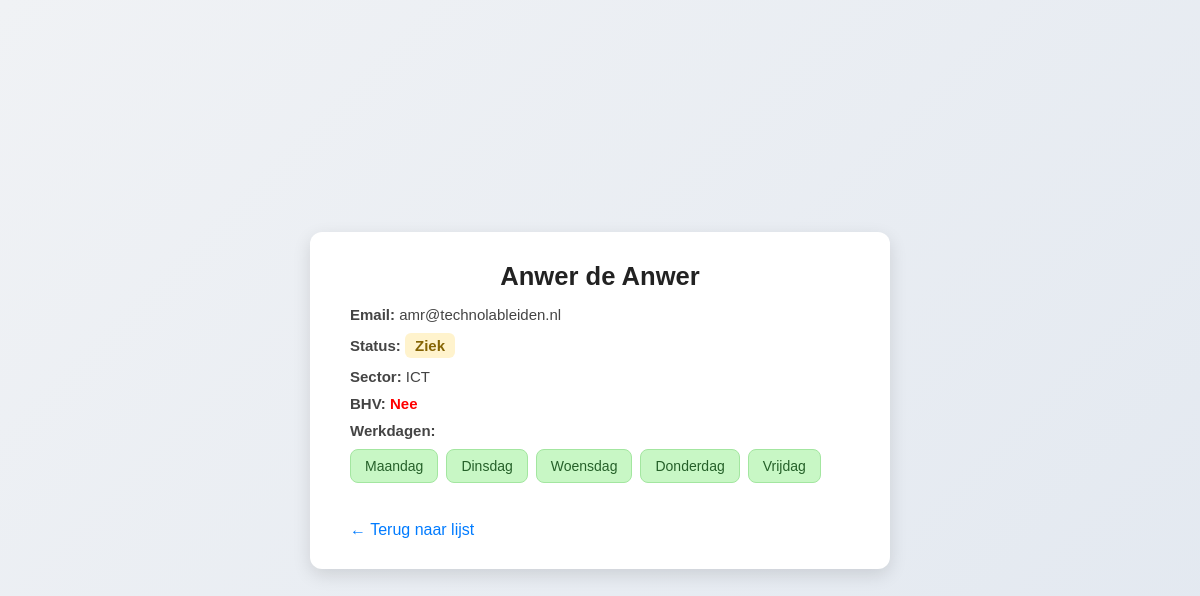
The page /details.php?id=22 on the database as committed earlier.
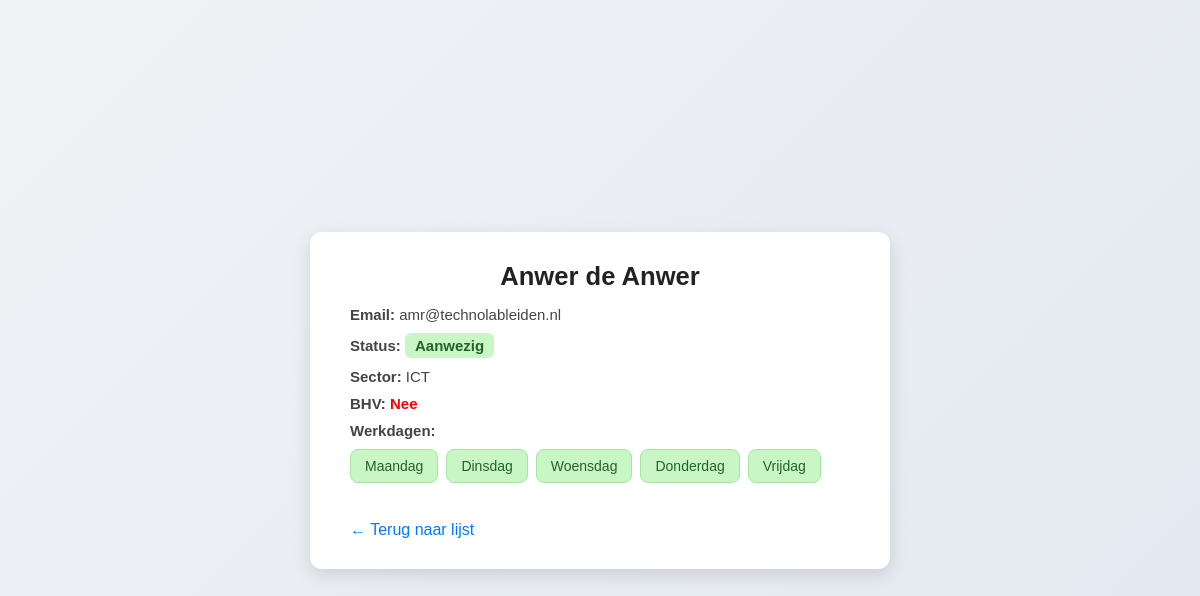
The same page on the database as committed later.
### tables this page shows
CREATE TABLE `werknemers` (
  `id` int(11) NOT NULL,
  `voornaam` varchar(50) NOT NULL,
  `tussenvoegsel` varchar(20) DEFAULT NULL,
  `achternaam` varchar(50) NOT NULL,
  `email` varchar(100) NOT NULL,
  `werkdag_ma` tinyint(1) DEFAULT 0,
  `werkdag_di` tinyint(1) DEFAULT 0,
  `werkdag_wo` tinyint(1) DEFAULT 0,
  `werkdag_do` tinyint(1) DEFAULT 0,
  `werkdag_vr` tinyint(1) DEFAULT 0,
  `sector` varchar(50) NOT NULL,
  `BHV` tinyint(1) DEFAULT 0,
  `status` enum('Ziek','Aanwezig','Op de school','Afwezig','Eefetjes Afwezig') DEFAULT 'Aanwezig',
  `status_ma` enum('Aanwezig','Afwezig','Ziek','Op de school','Eefetjes Afwezig') DEFAULT 'Afwezig',
  `status_di` enum('Aanwezig','Afwezig','Ziek','Op de school','Eefetjes Afwezig') DEFAULT 'Afwezig',
  `status_wo` enum('Aanwezig','Afwezig','Ziek','Op de school','Eefetjes Afwezig') DEFAULT 'Afwezig',
  `status_do` enum('Aanwezig','Afwezig','Ziek','Op de school','Eefetjes Afwezig') DEFAULT 'Afwezig',
  `status_vr` enum('Aanwezig','Afwezig','Ziek','Op de school','Eefetjes Afwezig') DEFAULT 'Afwezig'
);

### details.php (the view, shortened to what this page needs)
<?php
try {
    $db = new PDO("mysql:host=localhost;dbname=technolab-dashboard", "root", "");
    $db->setAttribute(PDO::ATTR_ERRMODE, PDO::ERRMODE_EXCEPTION);
} catch (PDOException $e) {
    die("Fout!: " . $e->getMessage());
}
$id = intval($_GET['id']);
$stmt = $db->prepare("SELECT * FROM werknemers WHERE id = :id");
$stmt->execute([':id' => $id]);
$werknemer = $stmt->fetch(PDO::FETCH_ASSOC);
$volledigeNaam = $werknemer['voornaam'];
if (!empty($werknemer['tussenvoegsel'])) {
    $volledigeNaam .= ' ' . $werknemer['tussenvoegsel'];
}
$volledigeNaam .= ' ' . $werknemer['achternaam'];
$dagen = [
    'ma' => 'Maandag',
    'di' => 'Dinsdag',
    'wo' => 'Woensdag',
    'do' => 'Donderdag',
    'vr' => 'Vrijdag'
];
?>
<!DOCTYPE html>
<html lang="nl">
<head>
    <link rel="stylesheet" href="css/details.css">
</head>
<body>
    <div class="card">
        <h2><?= htmlspecialchars($volledigeNaam) ?></h2>
        <p><strong>Email:</strong> <?= htmlspecialchars($werknemer['email']) ?></p>
        <p><strong>Status:</strong>
            <span class="status
                <?= $werknemer['status']=='Aanwezig' ? 'status-aanwezig' : '' ?>
                <?= $werknemer['status']=='Afwezig' ? 'status-afwezig' : '' ?>
                <?= $werknemer['status']=='Ziek' ? 'status-ziek' : '' ?>
                <?= $werknemer['status']=='Op de school' ? 'status-opdeschool' : '' ?>
                <?= $werknemer['status']=='Eefetjes Afwezig' ? 'status-eefetjes' : '' ?>
            ">
                <?= htmlspecialchars($werknemer['status']) ?>
            </span>
        </p>
        <p><strong>Sector:</strong> <?= htmlspecialchars($werknemer['sector']) ?></p>
        <p><strong>BHV:</strong>
            <span class="bhv <?= $werknemer['BHV'] ? 'bhv-ja' : 'bhv-nee' ?>">
                <?= $werknemer['BHV'] ? 'Ja' : 'Nee' ?>
            </span>
        </p>
        <p><strong>Werkdagen:</strong></p>
        <div class="werkdagen">
            <?php foreach ($dagen as $afkorting => $naam): ?>
                <?php $isWerkdag = $werknemer['werkdag_' . $afkorting]; ?>
                <span class="werkdag <?= $isWerkdag ? 'active' : 'inactive' ?>">
                    <?= $naam ?>
                </span>
            <?php endforeach; ?>
        </div>
        <br>
        <a href="dagplanning.php" class="back-link">← Terug naar lijst</a>
    </div>
</body>
</html>

Rows that differ between the two databases and show on the page:
changed werknemers "Anwer de Anwer": status "Ziek" → "Aanwezig"
